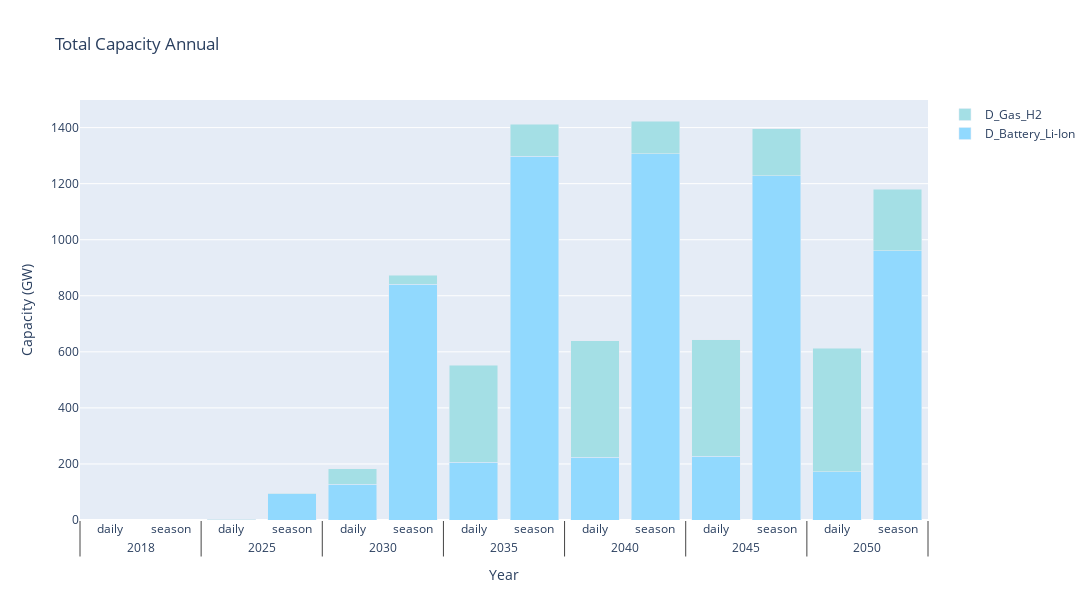

Here is the notebook cell this chart was saved with:
### Code cell
bar = BarFacilitator(sol_paths={"daily": DAILY_DATA, "season": SEASON_DATA}, type_of_data_to_read="TotalCapacityAnnual", 
                     x_grouping_columns=["Year", "Source"], legend_grouping_columns=["Technology"])

data = bar.get_relevant_data()

data.filter_by_list(column="Technology", identifier_list=["D_Gas_H2", "D_Battery_Li-Ion"])

if REGION == "ALL":
    data.aggreagate_all_by_sum(column_to_aggregate="Region", aggregated_entry_name=REGION, column_to_sum="Value")

data.filter_by_identifier(column="Region", identifier=REGION)

fig = bar.plot(bar.generate_traces(data))

fig.update_layout(
    title="Total Capacity Annual",
    xaxis_title="Year",
    yaxis_title="Capacity (GW)",
    width=1200,
    height=600
    )

fig.show()

### Figure 1 — Plotly figure (JSON) as saved in the notebook; plotly's stock layout.template omitted (floating-point values rounded to 4 significant figures)
{"data": [{"marker": {"color": "#91d9fe"}, "name": "D_Battery_Li-Ion", "showlegend": true, "type": "bar", "x": [["2018", "2018", "2025", "2025", "2030", "2030", "2035", "2035", "2040", "2040", "2045", "2045", "2050", "2050"], ["daily", "season", "daily", "season", "daily", "season", "daily", "season", "daily", "season", "daily", "season", "daily", "season"]], "y": [0, 0, 1.411, 94.48, 128.0, 841.2, 205.7, 1299.0, 224.6, 1308.0, 227.4, 1228.0, 171.6, 961.3]}, {"marker": {"color": "#a4dfe5"}, "name": "D_Gas_H2", "showlegend": true, "type": "bar", "x": [["2018", "2018", "2025", "2025", "2030", "2030", "2035", "2035", "2040", "2040", "2045", "2045", "2050", "2050"], ["daily", "season", "daily", "season", "daily", "season", "daily", "season", "daily", "season", "daily", "season", "daily", "season"]], "y": [0, 0, 0.3933, 0.1713, 55.14, 31.99, 346.9, 112.8, 414.9, 116.1, 414.9, 167.8, 440.7, 218.6]}], "layout": {"barmode": "stack", "height": 600, "title": {"text": "Total Capacity Annual"}, "width": 1200, "xaxis": {"title": {"text": "Year"}}, "yaxis": {"title": {"text": "Capacity (GW)"}}}}
